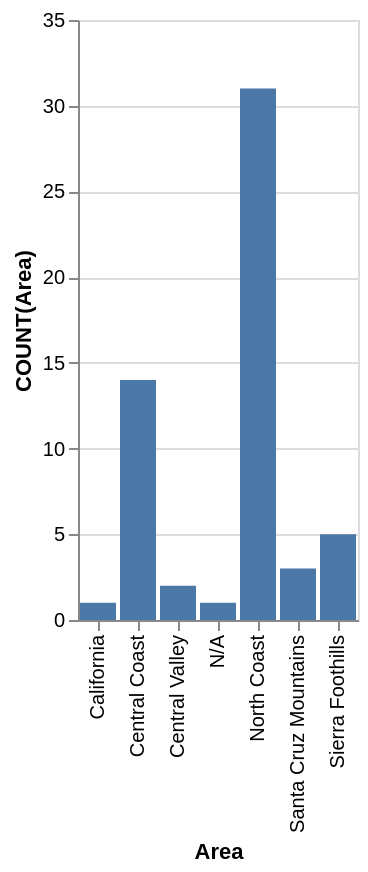

Vega-Lite specification stored for this chart:
### Vega-Lite specification from a JSON file in a GitHub repository (floating-point values rounded to 4 significant figures)
{"data": {"values": [{"x_data": "California", "y_data": 1}, {"x_data": "Central Coast", "y_data": 14}, {"x_data": "Central Valley", "y_data": 2}, {"x_data": "N/A", "y_data": 1}, {"x_data": "North Coast", "y_data": 31}, {"x_data": "Santa Cruz Mountains", "y_data": 3}, {"x_data": "Sierra Foothills", "y_data": 5}]}, "mark": "bar", "encoding": {"x": {"field": "x_data", "type": "nominal", "title": "Area", "sort": "ascending"}, "y": {"field": "y_data", "type": "quantitative", "title": "COUNT(Area)"}}}
